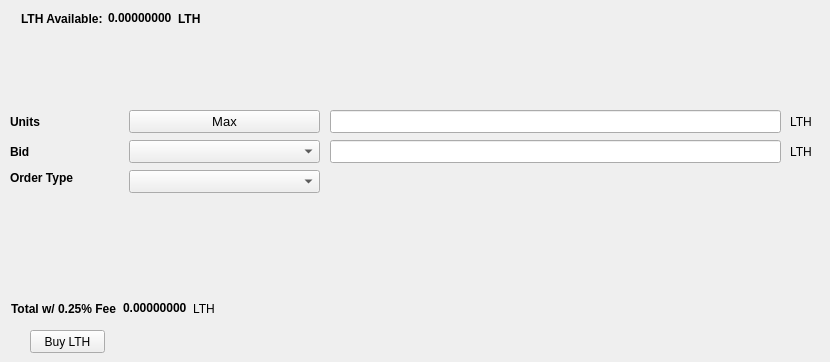
   <widget class="QWidget" name="BuyTab">
    <attribute name="title">
     <string>Buy</string>
    </attribute>
    <widget class="QPushButton" name="BuyLTH">
     <property name="geometry">
      <rect>
       <x>30</x>
       <y>330</y>
       <width>75</width>
       <height>23</height>
      </rect>
     </property>
     <property name="text">
      <string>Buy LTH</string>
     </property>
    </widget>
    <widget class="QLabel" name="label_3">
     <property name="geometry">
      <rect>
       <x>10</x>
       <y>110</y>
       <width>46</width>
       <height>23</height>
      </rect>
     </property>
     <property name="font">
      <font>
       <weight>75</weight>
       <bold>true</bold>
      </font>
     </property>
     <property name="text">
      <string>Units</string>
     </property>
    </widget>
    <widget class="QLineEdit" name="UnitsInput">
     <property name="geometry">
      <rect>
       <x>330</x>
       <y>110</y>
       <width>451</width>
       <height>23</height>
      </rect>
     </property>
     <property name="font">
      <font>
       <pointsize>9</pointsize>
       <weight>75</weight>
       <bold>true</bold>
      </font>
     </property>
    </widget>
    <widget class="QLineEdit" name="BuyBidPriceEdit">
     <property name="geometry">
      <rect>
       <x>330</x>
       <y>140</y>
       <width>451</width>
       <height>23</height>
      </rect>
     </property>
     <property name="font">
      <font>
       <pointsize>9</pointsize>
       <weight>75</weight>
       <bold>true</bold>
      </font>
     </property>
    </widget>
    <widget class="QLabel" name="label_4">
     <property name="geometry">
      <rect>
       <x>790</x>
       <y>110</y>
       <width>31</width>
       <height>23</height>
      </rect>
     </property>
     <property name="text">
      <string>LTH</string>
     </property>
    </widget>
    <widget class="QLabel" name="label_5">
     <property name="geometry">
      <rect>
       <x>790</x>
       <y>140</y>
       <width>21</width>
       <height>23</height>
      </rect>
     </property>
     <property name="text">
      <string>LTH</string>
     </property>
    </widget>
    <widget class="QLabel" name="label_6">
     <property name="geometry">
      <rect>
       <x>10</x>
       <y>140</y>
       <width>46</width>
       <height>23</height>
      </rect>
     </property>
     <property name="font">
      <font>
       <weight>75</weight>
       <bold>true</bold>
      </font>
     </property>
     <property name="text">
      <string>Bid</string>
     </property>
    </widget>
    <widget class="QLabel" name="label_7">
     <property name="geometry">
      <rect>
       <x>10</x>
       <y>170</y>
       <width>71</width>
       <height>16</height>
      </rect>
     </property>
     <property name="font">
      <font>
       <weight>75</weight>
       <bold>true</bold>
      </font>
     </property>
     <property name="text">
      <string>Order Type</string>
     </property>
    </widget>
    <widget class="QPushButton" name="Buy_Max_Amount">
     <property name="geometry">
      <rect>
       <x>129</x>
       <y>110</y>
       <width>191</width>
       <height>23</height>
      </rect>
     </property>
     <property name="font">
      <font>
       <pointsize>10</pointsize>
      </font>
     </property>
     <property name="text">
      <string>Max</string>
     </property>
    </widget>
    <widget class="QComboBox" name="BuyBidcomboBox">
     <property name="geometry">
      <rect>
       <x>129</x>
       <y>140</y>
       <width>191</width>
       <height>23</height>
      </rect>
     </property>
     <property name="font">
      <font>
       <pointsize>10</pointsize>
      </font>
     </property>
    </widget>
    <widget class="QComboBox" name="buyOrdertypeCombo">
     <property name="geometry">
      <rect>
       <x>129</x>
       <y>170</y>
       <width>191</width>
       <height>23</height>
      </rect>
     </property>
     <property name="font">
      <font>
       <pointsize>10</pointsize>
      </font>
     </property>
    </widget>
    <widget class="QWidget" name="layoutWidget">
     <property name="geometry">
      <rect>
       <x>21</x>
       <y>11</y>
       <width>180</width>
       <height>15</height>
      </rect>
     </property>
     <layout class="QHBoxLayout" name="horizontalLayout_3">
      <item>
       <widget class="QLabel" name="label232">
        <property name="font">
         <font>
          <weight>75</weight>
          <bold>true</bold>
         </font>
        </property>
        <property name="text">
         <string>LTH Available:</string>
        </property>
       </widget>
      </item>
      <item>
       <widget class="QLabel" name="EvoAvailableLbl">
        <property name="palette">
         <palette>
          <active>
           <colorrole role="WindowText">
            <brush brushstyle="SolidPattern">
             <color alpha="255">
              <red>0</red>
              <green>0</green>
              <blue>0</blue>
             </color>
            </brush>
           </colorrole>
           <colorrole role="Button">
            <brush brushstyle="SolidPattern">
             <color alpha="255">
              <red>0</red>
              <green>170</green>
              <blue>0</blue>
             </color>
            </brush>
           </colorrole>
           <colorrole role="Light">
            <brush brushstyle="SolidPattern">
             <color alpha="255">
              <red>0</red>
              <green>255</green>
              <blue>0</blue>
             </color>
            </brush>
           </colorrole>
           <colorrole role="Midlight">
            <brush brushstyle="SolidPattern">
             <color alpha="255">
              <red>0</red>
              <green>212</green>
              <blue>0</blue>
             </color>
            </brush>
           </colorrole>
           <colorrole role="Dark">
            <brush brushstyle="SolidPattern">
             <color alpha="255">
              <red>0</red>
              <green>85</green>
              <blue>0</blue>
             </color>
            </brush>
           </colorrole>
           <colorrole role="Mid">
            <brush brushstyle="SolidPattern">
             <color alpha="255">
              <red>0</red>
              <green>113</green>
              <blue>0</blue>
             </color>
            </brush>
           </colorrole>
           <colorrole role="Text">
            <brush brushstyle="SolidPattern">
             <color alpha="255">
              <red>0</red>
              <green>170</green>
              <blue>0</blue>
             </color>
            </brush>
           </colorrole>
           <colorrole role="BrightText">
            <brush brushstyle="SolidPattern">
             <color alpha="255">
              <red>255</red>
              <green>255</green>
              <blue>255</blue>
             </color>
            </brush>
           </colorrole>
           <colorrole role="ButtonText">
            <brush brushstyle="SolidPattern">
             <color alpha="255">
              <red>0</red>
              <green>0</green>
              <blue>0</blue>
             </color>
            </brush>
           </colorrole>
           <colorrole role="Base">
            <brush brushstyle="SolidPattern">
             <color alpha="255">
              <red>255</red>
              <green>255</green>
              <blue>255</blue>
             </color>
            </brush>
           </colorrole>
           <colorrole role="Window">
            <brush brushstyle="SolidPattern">
             <color alpha="255">
              <red>0</red>
              <green>170</green>
              <blue>0</blue>
             </color>
            </brush>
           </colorrole>
           <colorrole role="Shadow">
            <brush brushstyle="SolidPattern">
             <color alpha="255">
              <red>0</red>
              <green>0</green>
              <blue>0</blue>
             </color>
            </brush>
           </colorrole>
           <colorrole role="AlternateBase">
            <brush brushstyle="SolidPattern">
             <color alpha="255">
              <red>127</red>
              <green>212</green>
              <blue>127</blue>
             </color>
            </brush>
           </colorrole>
           <colorrole role="ToolTipBase">
            <brush brushstyle="SolidPattern">
             <color alpha="255">
              <red>255</red>
              <green>255</green>
              <blue>220</blue>
             </color>
            </brush>
           </colorrole>
           <colorrole role="ToolTipText">
            <brush brushstyle="SolidPattern">
             <color alpha="255">
              <red>0</red>
              <green>0</green>
              <blue>0</blue>
             </color>
            </brush>
           </colorrole>
          </active>
          <inactive>
           <colorrole role="WindowText">
            <brush brushstyle="SolidPattern">
             <color alpha="255">
              <red>0</red>
              <green>0</green>
              <blue>0</blue>
             </color>
            </brush>
           </colorrole>
           <colorrole role="Button">
            <brush brushstyle="SolidPattern">
             <color alpha="255">
              <red>0</red>
              <green>170</green>
              <blue>0</blue>
             </color>
            </brush>
           </colorrole>
           <colorrole role="Light">
            <brush brushstyle="SolidPattern">
             <color alpha="255">
              <red>0</red>
              <green>255</green>
              <blue>0</blue>
             </color>
            </brush>
           </colorrole>
           <colorrole role="Midlight">
            <brush brushstyle="SolidPattern">
             <color alpha="255">
              <red>0</red>
              <green>212</green>
              <blue>0</blue>
             </color>
            </brush>
           </colorrole>
           <colorrole role="Dark">
            <brush brushstyle="SolidPattern">
             <color alpha="255">
              <red>0</red>
              <green>85</green>
              <blue>0</blue>
             </color>
            </brush>
           </colorrole>
           <colorrole role="Mid">
            <brush brushstyle="SolidPattern">
             <color alpha="255">
              <red>0</red>
              <green>113</green>
              <blue>0</blue>
             </color>
            </brush>
           </colorrole>
           <colorrole role="Text">
            <brush brushstyle="SolidPattern">
             <color alpha="255">
              <red>0</red>
              <green>170</green>
              <blue>0</blue>
             </color>
            </brush>
           </colorrole>
           <colorrole role="BrightText">
            <brush brushstyle="SolidPattern">
             <color alpha="255">
              <red>255</red>
              <green>255</green>
              <blue>255</blue>
             </color>
            </brush>
           </colorrole>
           <colorrole role="ButtonText">
            <brush brushstyle="SolidPattern">
             <color alpha="255">
              <red>0</red>
              <green>0</green>
              <blue>0</blue>
             </color>
            </brush>
           </colorrole>
           <colorrole role="Base">
            <brush brushstyle="SolidPattern">
             <color alpha="255">
              <red>255</red>
              <green>255</green>
              <blue>255</blue>
             </color>
            </brush>
           </colorrole>
           <colorrole role="Window">
            <brush brushstyle="SolidPattern">
             <color alpha="255">
              <red>0</red>
              <green>170</green>
              <blue>0</blue>
             </color>
            </brush>
           </colorrole>
           <colorrole role="Shadow">
            <brush brushstyle="SolidPattern">
             <color alpha="255">
              <red>0</red>
              <green>0</green>
              <blue>0</blue>
             </color>
            </brush>
           </colorrole>
           <colorrole role="AlternateBase">
            <brush brushstyle="SolidPattern">
             <color alpha="255">
              <red>127</red>
              <green>212</green>
              <blue>127</blue>
             </color>
            </brush>
           </colorrole>
           <colorrole role="ToolTipBase">
            <brush brushstyle="SolidPattern">
             <color alpha="255">
              <red>255</red>
              <green>255</green>
              <blue>220</blue>
             </color>
            </brush>
           </colorrole>
           <colorrole role="ToolTipText">
            <brush brushstyle="SolidPattern">
             <color alpha="255">
              <red>0</red>
              <green>0</green>
              <blue>0</blue>
             </color>
            </brush>
           </colorrole>
          </inactive>
          <disabled>
           <colorrole role="WindowText">
            <brush brushstyle="SolidPattern">
             <color alpha="255">
              <red>0</red>
              <green>85</green>
              <blue>0</blue>
             </color>
            </brush>
           </colorrole>
           <colorrole role="Button">
            <brush brushstyle="SolidPattern">
             <color alpha="255">
              <red>0</red>
              <green>170</green>
              <blue>0</blue>
             </color>
            </brush>
           </colorrole>
           <colorrole role="Light">
            <brush brushstyle="SolidPattern">
             <color alpha="255">
              <red>0</red>
              <green>255</green>
              <blue>0</blue>
             </color>
            </brush>
           </colorrole>
           <colorrole role="Midlight">
            <brush brushstyle="SolidPattern">
             <color alpha="255">
              <red>0</red>
              <green>212</green>
              <blue>0</blue>
             </color>
            </brush>
           </colorrole>
           <colorrole role="Dark">
            <brush brushstyle="SolidPattern">
             <color alpha="255">
              <red>0</red>
              <green>85</green>
              <blue>0</blue>
             </color>
            </brush>
           </colorrole>
           <colorrole role="Mid">
            <brush brushstyle="SolidPattern">
             <color alpha="255">
              <red>0</red>
              <green>113</green>
              <blue>0</blue>
             </color>
            </brush>
           </colorrole>
           <colorrole role="Text">
            <brush brushstyle="SolidPattern">
             <color alpha="255">
              <red>0</red>
              <green>85</green>
              <blue>0</blue>
             </color>
            </brush>
           </colorrole>
           <colorrole role="BrightText">
            <brush brushstyle="SolidPattern">
             <color alpha="255">
              <red>255</red>
              <green>255</green>
              <blue>255</blue>
             </color>
            </brush>
           </colorrole>
           <colorrole role="ButtonText">
            <brush brushstyle="SolidPattern">
             <color alpha="255">
              <red>0</red>
              <green>85</green>
              <blue>0</blue>
             </color>
            </brush>
           </colorrole>
           <colorrole role="Base">
            <brush brushstyle="SolidPattern">
             <color alpha="255">
              <red>0</red>
              <green>170</green>
              <blue>0</blue>
             </color>
            </brush>
           </colorrole>
           <colorrole role="Window">
            <brush brushstyle="SolidPattern">
             <color alpha="255">
              <red>0</red>
              <green>170</green>
              <blue>0</blue>
             </color>
            </brush>
           </colorrole>
           <colorrole role="Shadow">
            <brush brushstyle="SolidPattern">
             <color alpha="255">
              <red>0</red>
              <green>0</green>
              <blue>0</blue>
             </color>
            </brush>
           </colorrole>
           <colorrole role="AlternateBase">
            <brush brushstyle="SolidPattern">
             <color alpha="255">
              <red>0</red>
              <green>170</green>
              <blue>0</blue>
             </color>
            </brush>
           </colorrole>
           <colorrole role="ToolTipBase">
            <brush brushstyle="SolidPattern">
             <color alpha="255">
              <red>255</red>
              <green>255</green>
              <blue>220</blue>
             </color>
            </brush>
           </colorrole>
           <colorrole role="ToolTipText">
            <brush brushstyle="SolidPattern">
             <color alpha="255">
              <red>0</red>
              <green>0</green>
              <blue>0</blue>
             </color>
            </brush>
           </colorrole>
          </disabled>
         </palette>
        </property>
        <property name="font">
         <font>
          <weight>75</weight>
          <bold>true</bold>
         </font>
        </property>
        <property name="text">
         <string>0.00000000</string>
        </property>
        <property name="textInteractionFlags">
         <set>Qt::LinksAccessibleByMouse|Qt::TextSelectableByKeyboard|Qt::TextSelectableByMouse</set>
        </property>
       </widget>
      </item>
      <item>
       <widget class="QLabel" name="EvoAvailableLbl_2">
        <property name="font">
         <font>
          <weight>75</weight>
          <bold>true</bold>
         </font>
        </property>
        <property name="text">
         <string>LTH</string>
        </property>
       </widget>
      </item>
     </layout>
    </widget>
    <widget class="QWidget" name="layoutWidget">
     <property name="geometry">
      <rect>
       <x>11</x>
       <y>301</y>
       <width>209</width>
       <height>15</height>
      </rect>
     </property>
     <layout class="QHBoxLayout" name="horizontalLayout_4">
      <item>
       <widget class="QLabel" name="label_9">
        <property name="font">
         <font>
          <weight>75</weight>
          <bold>true</bold>
         </font>
        </property>
        <property name="text">
         <string>Total w/ 0.25% Fee</string>
        </property>
       </widget>
      </item>
      <item>
       <widget class="QLabel" name="BuyCostLabel">
        <property name="palette">
         <palette>
          <active>
           <colorrole role="WindowText">
            <brush brushstyle="SolidPattern">
             <color alpha="255">
              <red>0</red>
              <green>0</green>
              <blue>0</blue>
             </color>
            </brush>
           </colorrole>
           <colorrole role="Button">
            <brush brushstyle="SolidPattern">
             <color alpha="255">
              <red>0</red>
              <green>170</green>
              <blue>0</blue>
             </color>
            </brush>
           </colorrole>
           <colorrole role="Light">
            <brush brushstyle="SolidPattern">
             <color alpha="255">
              <red>0</red>
              <green>255</green>
              <blue>0</blue>
             </color>
            </brush>
           </colorrole>
           <colorrole role="Midlight">
            <brush brushstyle="SolidPattern">
             <color alpha="255">
              <red>0</red>
              <green>212</green>
              <blue>0</blue>
             </color>
            </brush>
           </colorrole>
           <colorrole role="Dark">
            <brush brushstyle="SolidPattern">
             <color alpha="255">
              <red>0</red>
              <green>85</green>
              <blue>0</blue>
             </color>
            </brush>
           </colorrole>
           <colorrole role="Mid">
            <brush brushstyle="SolidPattern">
             <color alpha="255">
              <red>0</red>
              <green>113</green>
              <blue>0</blue>
             </color>
            </brush>
           </colorrole>
           <colorrole role="Text">
            <brush brushstyle="SolidPattern">
             <color alpha="255">
              <red>0</red>
              <green>170</green>
              <blue>0</blue>
             </color>
            </brush>
           </colorrole>
           <colorrole role="BrightText">
            <brush brushstyle="SolidPattern">
             <color alpha="255">
              <red>255</red>
              <green>255</green>
              <blue>255</blue>
             </color>
            </brush>
           </colorrole>
           <colorrole role="ButtonText">
            <brush brushstyle="SolidPattern">
             <color alpha="255">
              <red>0</red>
              <green>0</green>
              <blue>0</blue>
             </color>
            </brush>
           </colorrole>
           <colorrole role="Base">
            <brush brushstyle="SolidPattern">
             <color alpha="255">
              <red>255</red>
              <green>255</green>
              <blue>255</blue>
             </color>
            </brush>
           </colorrole>
           <colorrole role="Window">
            <brush brushstyle="SolidPattern">
             <color alpha="255">
              <red>0</red>
              <green>170</green>
              <blue>0</blue>
             </color>
            </brush>
           </colorrole>
           <colorrole role="Shadow">
            <brush brushstyle="SolidPattern">
             <color alpha="255">
              <red>0</red>
              <green>0</green>
              <blue>0</blue>
             </color>
            </brush>
           </colorrole>
           <colorrole role="AlternateBase">
            <brush brushstyle="SolidPattern">
             <color alpha="255">
              <red>127</red>
              <green>212</green>
              <blue>127</blue>
             </color>
            </brush>
           </colorrole>
           <colorrole role="ToolTipBase">
            <brush brushstyle="SolidPattern">
             <color alpha="255">
              <red>255</red>
              <green>255</green>
              <blue>220</blue>
             </color>
            </brush>
           </colorrole>
           <colorrole role="ToolTipText">
            <brush brushstyle="SolidPattern">
             <color alpha="255">
              <red>0</red>
              <green>0</green>
              <blue>0</blue>
             </color>
            </brush>
           </colorrole>
          </active>
          <inactive>
           <colorrole role="WindowText">
            <brush brushstyle="SolidPattern">
             <color alpha="255">
              <red>0</red>
              <green>0</green>
              <blue>0</blue>
             </color>
            </brush>
           </colorrole>
           <colorrole role="Button">
            <brush brushstyle="SolidPattern">
             <color alpha="255">
              <red>0</red>
              <green>170</green>
              <blue>0</blue>
             </color>
            </brush>
           </colorrole>
           <colorrole role="Light">
            <brush brushstyle="SolidPattern">
             <color alpha="255">
              <red>0</red>
              <green>255</green>
              <blue>0</blue>
             </color>
            </brush>
           </colorrole>
           <colorrole role="Midlight">
            <brush brushstyle="SolidPattern">
             <color alpha="255">
              <red>0</red>
              <green>212</green>
              <blue>0</blue>
             </color>
            </brush>
           </colorrole>
           <colorrole role="Dark">
            <brush brushstyle="SolidPattern">
             <color alpha="255">
              <red>0</red>
              <green>85</green>
              <blue>0</blue>
             </color>
            </brush>
           </colorrole>
           <colorrole role="Mid">
            <brush brushstyle="SolidPattern">
             <color alpha="255">
              <red>0</red>
              <green>113</green>
              <blue>0</blue>
             </color>
            </brush>
           </colorrole>
           <colorrole role="Text">
            <brush brushstyle="SolidPattern">
             <color alpha="255">
              <red>0</red>
              <green>170</green>
              <blue>0</blue>
             </color>
            </brush>
           </colorrole>
           <colorrole role="BrightText">
            <brush brushstyle="SolidPattern">
             <color alpha="255">
              <red>255</red>
              <green>255</green>
              <blue>255</blue>
             </color>
            </brush>
           </colorrole>
           <colorrole role="ButtonText">
            <brush brushstyle="SolidPattern">
             <color alpha="255">
              <red>0</red>
              <green>0</green>
              <blue>0</blue>
             </color>
            </brush>
           </colorrole>
           <colorrole role="Base">
            <brush brushstyle="SolidPattern">
             <color alpha="255">
              <red>255</red>
              <green>255</green>
              <blue>255</blue>
             </color>
            </brush>
           </colorrole>
           <colorrole role="Window">
            <brush brushstyle="SolidPattern">
             <color alpha="255">
              <red>0</red>
              <green>170</green>
              <blue>0</blue>
             </color>
            </brush>
           </colorrole>
           <colorrole role="Shadow">
            <brush brushstyle="SolidPattern">
             <color alpha="255">
              <red>0</red>
              <green>0</green>
              <blue>0</blue>
             </color>
            </brush>
           </colorrole>
           <colorrole role="AlternateBase">
            <brush brushstyle="SolidPattern">
             <color alpha="255">
              <red>127</red>
              <green>212</green>
              <blue>127</blue>
             </color>
            </brush>
           </colorrole>
           <colorrole role="ToolTipBase">
            <brush brushstyle="SolidPattern">
             <color alpha="255">
              <red>255</red>
              <green>255</green>
              <blue>220</blue>
             </color>
            </brush>
           </colorrole>
           <colorrole role="ToolTipText">
            <brush brushstyle="SolidPattern">
             <color alpha="255">
              <red>0</red>
              <green>0</green>
              <blue>0</blue>
             </color>
            </brush>
           </colorrole>
          </inactive>
          <disabled>
           <colorrole role="WindowText">
            <brush brushstyle="SolidPattern">
             <color alpha="255">
              <red>0</red>
              <green>85</green>
              <blue>0</blue>
             </color>
            </brush>
           </colorrole>
           <colorrole role="Button">
            <brush brushstyle="SolidPattern">
             <color alpha="255">
              <red>0</red>
              <green>170</green>
              <blue>0</blue>
             </color>
            </brush>
           </colorrole>
           <colorrole role="Light">
            <brush brushstyle="SolidPattern">
             <color alpha="255">
              <red>0</red>
              <green>255</green>
              <blue>0</blue>
             </color>
            </brush>
           </colorrole>
           <colorrole role="Midlight">
            <brush brushstyle="SolidPattern">
             <color alpha="255">
              <red>0</red>
              <green>212</green>
              <blue>0</blue>
             </color>
            </brush>
           </colorrole>
           <colorrole role="Dark">
            <brush brushstyle="SolidPattern">
             <color alpha="255">
              <red>0</red>
              <green>85</green>
              <blue>0</blue>
             </color>
            </brush>
           </colorrole>
           <colorrole role="Mid">
            <brush brushstyle="SolidPattern">
             <color alpha="255">
              <red>0</red>
              <green>113</green>
              <blue>0</blue>
             </color>
            </brush>
           </colorrole>
           <colorrole role="Text">
            <brush brushstyle="SolidPattern">
             <color alpha="255">
              <red>0</red>
              <green>85</green>
              <blue>0</blue>
             </color>
            </brush>
           </colorrole>
           <colorrole role="BrightText">
            <brush brushstyle="SolidPattern">
             <color alpha="255">
              <red>255</red>
              <green>255</green>
              <blue>255</blue>
             </color>
            </brush>
           </colorrole>
           <colorrole role="ButtonText">
            <brush brushstyle="SolidPattern">
             <color alpha="255">
              <red>0</red>
              <green>85</green>
              <blue>0</blue>
             </color>
            </brush>
           </colorrole>
           <colorrole role="Base">
            <brush brushstyle="SolidPattern">
             <color alpha="255">
              <red>0</red>
              <green>170</green>
              <blue>0</blue>
             </color>
            </brush>
           </colorrole>
           <colorrole role="Window">
            <brush brushstyle="SolidPattern">
             <color alpha="255">
              <red>0</red>
              <green>170</green>
              <blue>0</blue>
             </color>
            </brush>
           </colorrole>
           <colorrole role="Shadow">
            <brush brushstyle="SolidPattern">
             <color alpha="255">
              <red>0</red>
              <green>0</green>
              <blue>0</blue>
             </color>
            </brush>
           </colorrole>
           <colorrole role="AlternateBase">
            <brush brushstyle="SolidPattern">
             <color alpha="255">
              <red>0</red>
              <green>170</green>
              <blue>0</blue>
             </color>
            </brush>
           </colorrole>
           <colorrole role="ToolTipBase">
            <brush brushstyle="SolidPattern">
             <color alpha="255">
              <red>255</red>
              <green>255</green>
              <blue>220</blue>
             </color>
            </brush>
           </colorrole>
           <colorrole role="ToolTipText">
            <brush brushstyle="SolidPattern">
             <color alpha="255">
              <red>0</red>
              <green>0</green>
              <blue>0</blue>
             </color>
            </brush>
           </colorrole>
          </disabled>
         </palette>
        </property>
        <property name="font">
         <font>
          <weight>75</weight>
          <bold>true</bold>
         </font>
        </property>
        <property name="autoFillBackground">
         <bool>false</bool>
        </property>
        <property name="text">
         <string>0.00000000</string>
        </property>
        <property name="textInteractionFlags">
         <set>Qt::LinksAccessibleByMouse|Qt::TextSelectableByMouse</set>
        </property>
       </widget>
      </item>
      <item>
       <widget class="QLabel" name="label_10">
        <property name="font">
         <font>
          <weight>50</weight>
          <bold>false</bold>
         </font>
        </property>
        <property name="text">
         <string>LTH</string>
        </property>
       </widget>
      </item>
     </layout>
    </widget>
   </widget>
